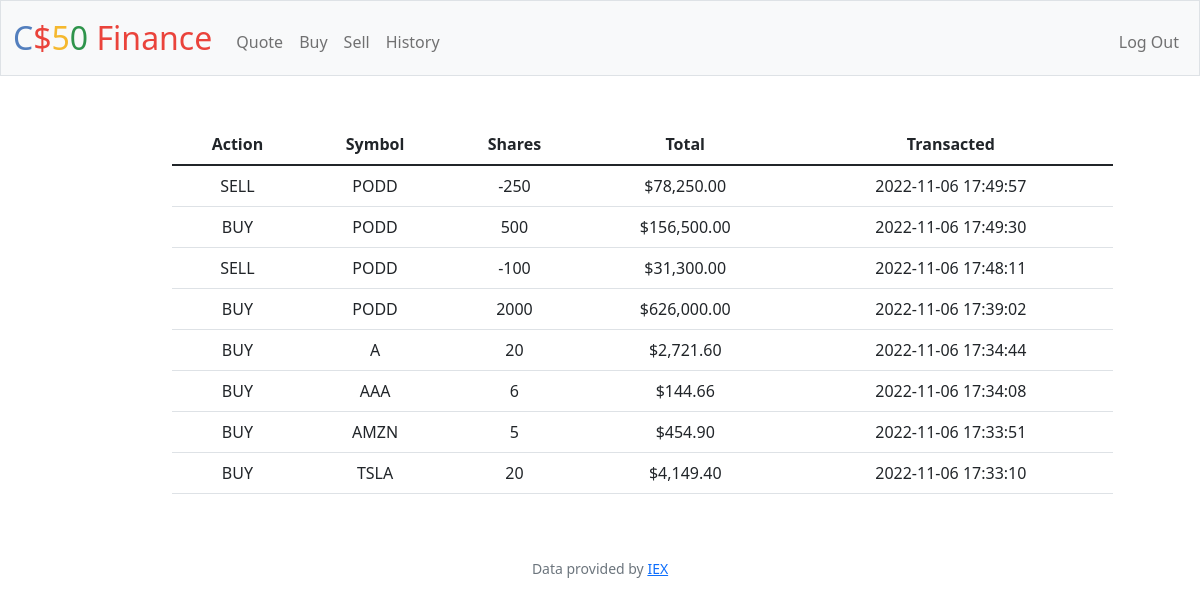
The app's page /history (signed in) with its own data.
### tables this page shows
CREATE TABLE history (
                user_id INTEGER NOT NULL,
                symbol TINYTEXT NOT NULL,
                total NUMERIC NOT NULL,
                shares NUMERIC NOT NULL,
                time TIMESTAMP DEFAULT CURRENT_TIMESTAMP
                );

### app.py (the view)
@app.route("/history")
@login_required
def history():
    data = db.execute("SELECT * FROM history WHERE user_id = ? ORDER BY time DESC", session["user_id"])
    for row in data:
        row["action"] = ({True: "SELL", False: "BUY"})[row["shares"] < 0]
    return render_template("history.html", history=data)

### app.py (called while the page is built)
@app.after_request
def after_request(response):
    response.headers["Cache-Control"] = "no-cache, no-store, must-revalidate"
    response.headers["Expires"] = 0
    response.headers["Pragma"] = "no-cache"
    return response

### helpers.py (called while the page is built)
def login_required(f):
    @wraps(f)
    def decorated_function(*args, **kwargs):
        if session.get("user_id") is None:
            return redirect("/login")
        return f(*args, **kwargs)
    return decorated_function

def usd(value):
    return f"${value:,.2f}"

### templates/history.html
{% extends "layout.html" %}
{% block main %}
<table class="table mx-10">
    <thead>
        <tr>
            <th scope="col">Action</th>
            <th scope="col">Symbol</th>
            <th scope="col">Shares</th>
            <th scope="col">Total</th>
            <th scope="col">Transacted</th>
        </tr>
    </thead>
    <tbody>
        {% for item in history %}
            <tr>
                <td>{{ item["action"] }}</td>
                <td>{{ item["symbol"] }}</td>
                <td>{{ item["shares"] }}</td>
                <td>{{ item["total"] | usd }}</td>
                <td>{{ item["time"]}}</td>
            </tr>
        {% endfor %}
    </tbody>
</table>
{% endblock %}

### templates/layout.html (shortened to what this page needs)
<!DOCTYPE html>
<html lang="en">
    <head>
        <link href="https://cdn.jsdelivr.net/npm/bootstrap@5.1.3/dist/css/bootstrap.min.css" rel="stylesheet">
        <link href="/static/styles.css" rel="stylesheet">
    </head>
    <body>
        <nav class="bg-light border navbar navbar-expand-md navbar-light">
            <div class="container-fluid">
                <a class="navbar-brand" href="/"><span class="blue">C</span><span class="red">$</span><span class="yellow">5</span><span class="green">0</span> <span class="red">Finance</span></a>
                <div class="collapse navbar-collapse" id="navbar">
                    {% if session["user_id"] %}
                        <ul class="navbar-nav me-auto mt-2">
                            <li class="nav-item"><a class="nav-link" href="/quote">Quote</a></li>
                            <li class="nav-item"><a class="nav-link" href="/buy">Buy</a></li>
                            <li class="nav-item"><a class="nav-link" href="/sell">Sell</a></li>
                            <li class="nav-item"><a class="nav-link" href="/history">History</a></li>
                        </ul>
                        <ul class="navbar-nav ms-auto mt-2">
                            <li class="nav-item"><a class="nav-link" href="/logout">Log Out</a></li>
                        </ul>
                    {% else %}
                        <ul class="navbar-nav ms-auto mt-2">
                            <li class="nav-item"><a class="nav-link" href="/register">Register</a></li>
                            <li class="nav-item"><a class="nav-link" href="/login">Log In</a></li>
                        </ul>
                    {% endif %}
                </div>
            </div>
        </nav>
        <main class="container-fluid py-5 text-center">
            {% block main %}{% endblock %}
        </main>
        <footer class="mb-5 small text-center text-muted">
            Data provided by <a href="https://iexcloud.io/">IEX</a>
        </footer>
    </body>
</html>

### static/styles.css (style rules this page uses)
nav .navbar-brand { font-size: xx-large; }
nav .navbar-brand .blue { color: #537fbe; }
nav .navbar-brand .red { color: #ea433b; }
nav .navbar-brand .yellow { color: #f5b82e; }
nav .navbar-brand .green { color: #2e944b; }
.table { margin-left: calc(80px * 2); width: 80%; }

### records on screen
history: action "SELL", symbol "PODD", shares "-250", total "$78,250.00", time "2022-11-06 17:49:57"
history: action "BUY", symbol "PODD", shares "500", total "$156,500.00", time "2022-11-06 17:49:30"
history: action "SELL", symbol "PODD", shares "-100", total "$31,300.00", time "2022-11-06 17:48:11"
history: action "BUY", symbol "PODD", shares "2000", total "$626,000.00", time "2022-11-06 17:39:02"
history: action "BUY", symbol "A", shares "20", total "$2,721.60", time "2022-11-06 17:34:44"
history: action "BUY", symbol "AAA", shares "6", total "$144.66", time "2022-11-06 17:34:08"
history: action "BUY", symbol "AMZN", shares "5", total "$454.90", time "2022-11-06 17:33:51"
history: action "BUY", symbol "TSLA", shares "20", total "$4,149.40", time "2022-11-06 17:33:10"
